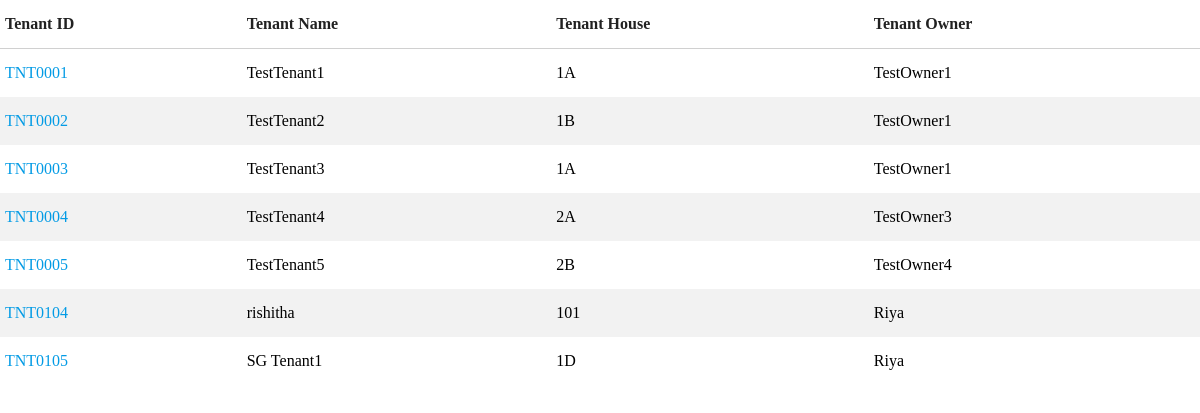
/tenant_list.php (signed in), run on the app's committed database.
### tables this page shows
CREATE TABLE `mprts_tenants` (
  `tenant_id` int(4) UNSIGNED ZEROFILL NOT NULL,
  `tenant_image` varchar(100) NOT NULL DEFAULT 'images/house_owner.PNG',
  `tenant_name` varchar(100) NOT NULL,
  `tenant_propid` varchar(100) NOT NULL,
  `tenant_owner_id` varchar(100) NOT NULL,
  `tenant_mobile` varchar(12) NOT NULL,
  `tenant_address` varchar(200) NOT NULL,
  `tenant_email` varchar(50) NOT NULL,
  `tenant_id_type` varchar(100) NOT NULL,
  `tenant_id_no` varchar(100) NOT NULL DEFAULT 'uploads/OwnerIds/aadhaar_sample.jpg	',
  `tenant_joining_date` varchar(100) NOT NULL,
  `tenant_vacating_date` varchar(100) NOT NULL,
  `tenant_advance` varchar(10) NOT NULL,
  `access_code` varchar(12) NOT NULL
);

CREATE TABLE `mprts_property` (
  `prty_id` int(4) UNSIGNED ZEROFILL NOT NULL,
  `prty_image` varchar(200) NOT NULL DEFAULT 'images/home.png',
  `prty_location` varchar(100) NOT NULL,
  `prty_owner` varchar(100) NOT NULL,
  `prty_address` varchar(300) NOT NULL,
  `prty_no` varchar(6) NOT NULL,
  `prty_type` varchar(20) NOT NULL,
  `prty_current_meter` varchar(20) NOT NULL,
  `prty_building_id` varchar(6) NOT NULL,
  `prty_rent` varchar(6) NOT NULL,
  `prty_rooms` int(2) NOT NULL DEFAULT '2',
  `access_code` varchar(10) NOT NULL
);

CREATE TABLE `mprts_owner` (
  `owner_id` int(4) UNSIGNED ZEROFILL NOT NULL,
  `owner_name` varchar(50) NOT NULL,
  `owner_mobile` varchar(12) NOT NULL,
  `owner_photo` varchar(100) NOT NULL DEFAULT 'images/house_owner.PNG',
  `owner_address` varchar(300) NOT NULL,
  `owner_email` varchar(100) NOT NULL,
  `owner_id_proof` varchar(100) NOT NULL DEFAULT 'uploads/OwnerIds/aadhaar_sample.jpg',
  `access_code` varchar(12) NOT NULL
);

### tenant_list.php (the view, shortened to what this page needs)
<?php
	if(isset($_SESSION["user_name"])){
		$user_access_code = $_SESSION["user_access_code"];
	}
	else {
		header('Location: login.php');
	}
?>
<?php include 'headers.php'; ?>
<body>
	<table class="striped">
		<thead>
	      <tr>
	      	  <th>Tenant ID</th>
	      	  <th>Tenant Name</th>
	          <th>Tenant House</th>
	          <th>Tenant Owner</th>
	      </tr>
	    </thead>
<?php
	$access_type = substr($user_access_code, 0, 2);
	if($access_type == 'MM'){
		$tenant_list_sql = mysql_query("SELECT * from mprts_tenants");
	}
	else if($access_type == 'AA'){
		$tenant_list_sql = mysql_query("SELECT * from mprts_tenants where substr(access_code, 3, 4) = substr('$user_access_code', 3, 4) and substr(access_code, -1) != 'D'");
	}
	$tenant_list_count = mysql_num_rows($tenant_list_sql);
	$i=0;
	while ($i<$tenant_list_count) {
		$tenant_list_row  = mysql_fetch_array($tenant_list_sql);
		$tenant_id = $tenant_list_row['tenant_id'];
		$tenant_name = $tenant_list_row['tenant_name'];
		$tenant_propid = $tenant_list_row['tenant_propid'];
		$tenant_ownerid = $tenant_list_row['tenant_owner_id'];
		$get_asset_details = mysql_query("SELECT * from mprts_property where prty_id = '$tenant_propid'");
		$prty_row = mysql_fetch_array($get_asset_details);
		$prty_no = $prty_row['prty_no'];
		$get_owner_details = mysql_query("SELECT * from mprts_owner where owner_id = '$tenant_ownerid'");
		$owner_row = mysql_fetch_array($get_owner_details);
		$owner_name = $owner_row['owner_name'];
		$table_content = "
		        <tr>
		            <td><a class='drilldown id_field' id='$tenant_id' onclick='select_element(this.id);'>TNT$tenant_id</a></td>
		            <td>$tenant_name</td>
		            <td>$prty_no</td>
		            <td>$owner_name</td>
	          	</tr>";
		echo $table_content;
		$i++;
	}
?>
	</table>
</body>

### styles/owner_styles.css (style rules this page uses)
body { font-family: calibri; }
.drilldown { cursor:pointer; }
td { color: #000; }

### styles/resp.css (style rules this page uses)
@media only screen 
  and (min-device-width: 737px) { table.striped>tbody>tr:nth-child(odd), table.striped>tbody>tr:nth-child(odd) { background-color: #fff !important; } }
@media only screen 
  and (min-device-width: 737px) { table.striped>tbody>tr:nth-child(even), table.striped>tbody>tr:nth-child(even) { background-color: #f2f2f2 !important; } }

### data on the page
mprts_tenants: tenant_id "0001", tenant_name "TestTenant1", mprts_property.prty_no "1A", mprts_owner.owner_name "TestOwner1"
mprts_tenants: tenant_id "0002", tenant_name "TestTenant2", mprts_property.prty_no "1B", mprts_owner.owner_name "TestOwner1"
mprts_tenants: tenant_id "0003", tenant_name "TestTenant3", mprts_property.prty_no "1A", mprts_owner.owner_name "TestOwner1"
mprts_tenants: tenant_id "0004", tenant_name "TestTenant4", mprts_property.prty_no "2A", mprts_owner.owner_name "TestOwner3"
mprts_tenants: tenant_id "0005", tenant_name "TestTenant5", mprts_property.prty_no "2B", mprts_owner.owner_name "TestOwner4"
mprts_tenants: tenant_id "0104", tenant_name "rishitha", mprts_property.prty_no "101", mprts_owner.owner_name "Riya"
mprts_tenants: tenant_id "0105", tenant_name "SG Tenant1", mprts_property.prty_no "1D", mprts_owner.owner_name "Riya"
